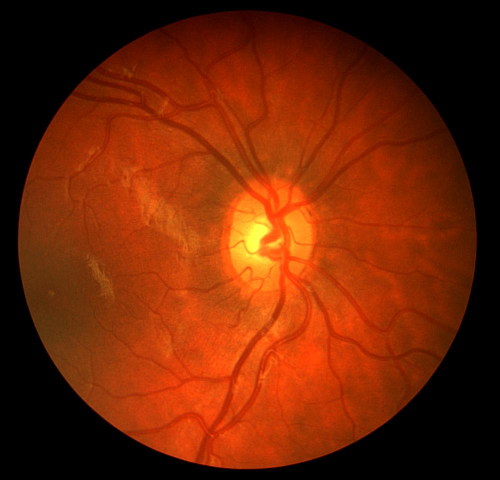
%> input picture central-system/backend/ml-pipeline/datasets/chasedb1/Image_03R.jpg, 999 x 960 px (shown at 1/2 size)
$ octave --eval "result = vesselSegmentationUnet(imread('../datasets/chasedb1/Image_03R.jpg'));"   (GNU Octave 9; MATLAB toolbox functions it lacks are replaced by stand-ins)
%> lines starting %> are read from the running program, lines starting %| are printed output that depends on the picture; in (x1, y1, x2, y2) boxes, pixels count from 0 and x2, y2 are one past the last pixel; in counts of white or black regions, pixels touching at a corner belong together; the program's own positions count from 1
### central-system/backend/ml-pipeline/segmentation/vesselSegmentationFrangi.m
function mask = vesselSegmentationFrangi(img, opts)
% VESSELSEGMENTATIONFRANGI  Classical vesselness-filter vessel segmentation.
%
%   mask = vesselSegmentationFrangi(img)
%   mask = vesselSegmentationFrangi(img, opts)
%
%   Input:
%     img  - HxWx3 uint8 fundus image (the cropped image; see the note in
%            opticDiscFovea about illumination normalisation).
%     opts - optional struct:
%              .thickness       [] - vessel widths to respond to, in pixels
%              .seedPercentile  96 - hysteresis seed cut (confidently vessel)
%              .growPercentile  86 - hysteresis growth cut (moderate, kept only
%                                    where connected to a seed)
%              .minAreaPx       [] - drop components smaller than this
%
%   Output:
%     mask - HxW logical, true = vessel.
%
%   Part of Task 4.1. Design doc §6.5 specifies a U-Net "complemented by a
%   Frangi vesselness filter (classical CV)" — so this is a documented half of
%   the design, not a stand-in for the model. It also happens to be the half
%   that works today: the U-Net needs DRIVE's 40 annotated images, which are not
%   downloaded (see datasets/README.md).
%
%   That matters beyond convenience. Task 4.4's neovascularization suspicion
%   score consumes a vessel mask, and Task 4.2 uses one to suppress false
%   microaneurysms — both are otherwise blocked behind a download. This unblocks
%   them with a mask that is real, if less accurate than a trained model's.
%
%   MATLAB's fibermetric() is the Frangi vesselness measure: it responds to
%   tubular structures at a given scale by comparing Hessian eigenvalues, which
%   is exactly the "long thin bright/dark ridge" shape a vessel has.
%
%   ── HONEST LIMITS ──────────────────────────────────────────────────────────
%   Vesselness filtering finds vessel-LIKE structure. It over-segments at lesion
%   borders and near the optic disc rim, and it thins or drops the smallest
%   capillaries. It has no ground truth behind it here, so do not report a Dice
%   or sensitivity figure from it — those numbers require DRIVE. When the U-Net
%   lands, compare the two on DRIVE's test split rather than assuming the model
%   is better.

if nargin < 2, opts = struct(); end
if size(img, 3) ~= 3
    error('vesselSegmentationFrangi: expected an HxWx3 RGB image.');
end

[H, W, ~] = size(img);
%> H = 960; W = 999

% ── Retinal mask ────────────────────────────────────────────────────────────
% The crop's black surround is a huge step edge. Vesselness would light up
% along it, producing a bright ring that is not a vessel; it is excluded, then
% eroded slightly so the rim itself cannot contribute.
gray   = rgb2gray(img);
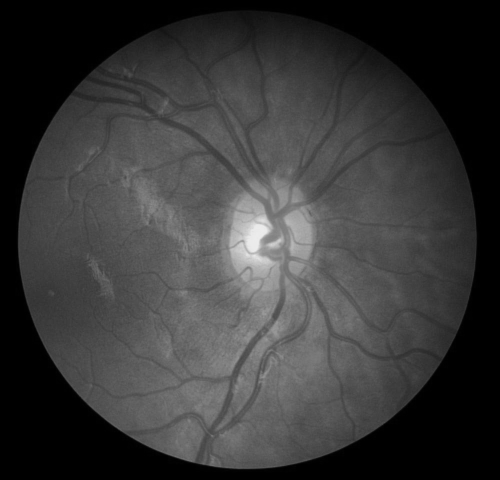
%> gray: size 960x999 uint8 (shown at 1/2 size); min 0, max 236, mean 56.2
retina = imfill(gray > 15, 'holes');
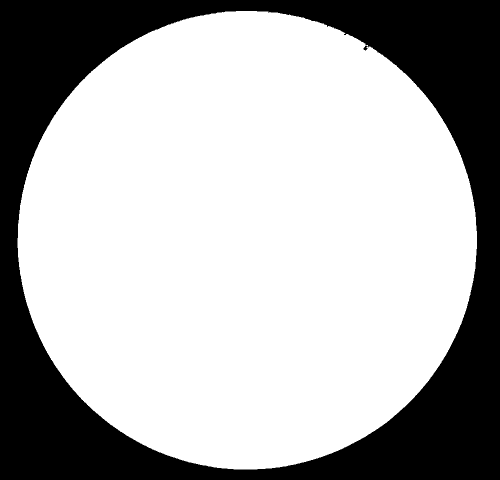
%> retina: size 960x999 logical (shown at 1/2 size); 69% white; 1 black region, box (x1, y1, x2, y2) and area: (0, 0, 999, 960) 297571
retina = bwareafilt(retina, 1);
if ~any(retina(:)), retina = true(H, W); end
retina = imerode(retina, strel('disk', max(2, round(min(H,W)/150))));
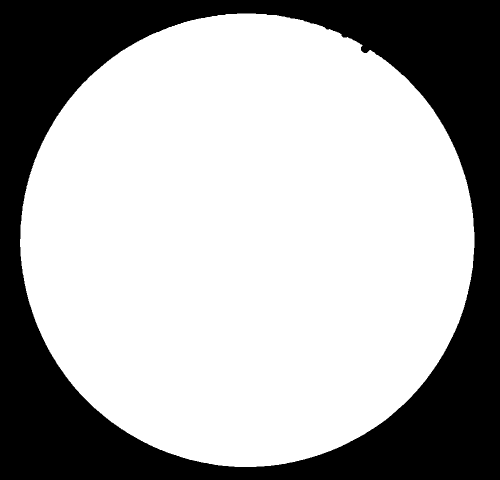
%> retina: size 960x999 logical (shown at 1/2 size); 67.4% white; 1 black region, box (x1, y1, x2, y2) and area: (0, 0, 999, 960) 312825

% ── Green channel ───────────────────────────────────────────────────────────
% Haemoglobin absorbs green strongly, so vessels are darkest and highest
% contrast there. Red is where the optic disc stands out (see opticDiscFovea);
% green is where vessels do. Using luminance blends both and weakens each.
green = double(img(:,:,2));
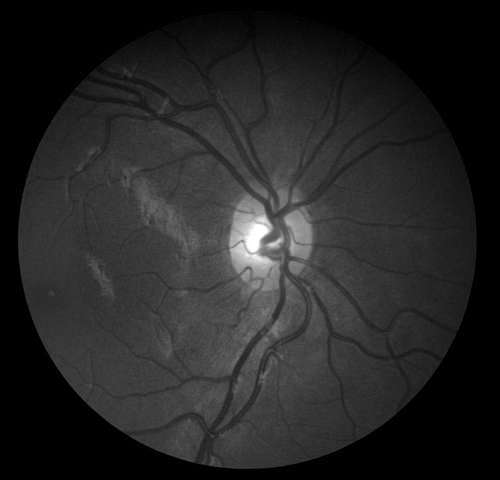
%> green: size 960x999 double (shown at 1/2 size); min 0, max 255, mean 37.3

% CLAHE before filtering: vessel contrast falls off toward the periphery, and
% without local equalisation the filter finds the arcades and misses the thin
% peripheral branches entirely.
green = adapthisteq(mat2gray(green), 'ClipLimit', 0.01, 'NumTiles', [8 8]);
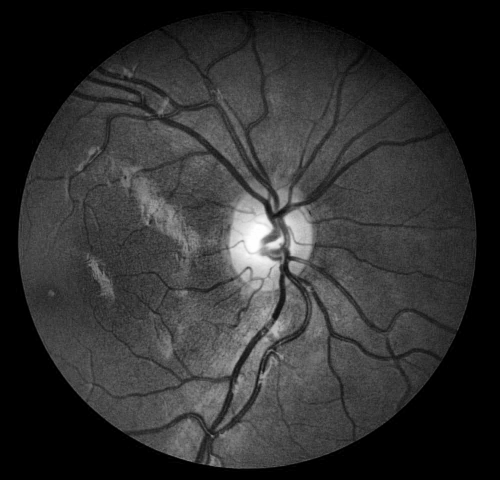
%> green: size 960x999 double (shown at 1/2 size); min 0, max 1, mean 0.192

% Vessels are DARK on a bright retina; fibermetric looks for bright ridges.
inverted = imcomplement(green);
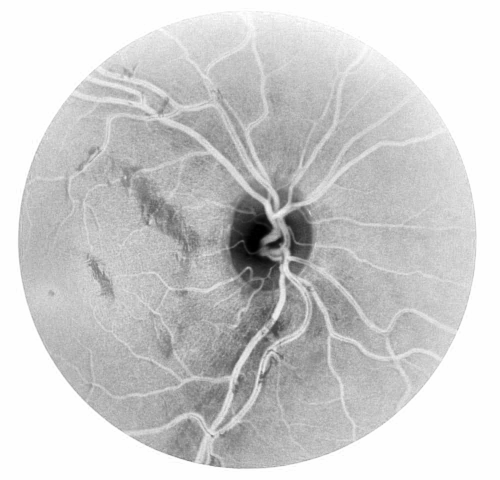
%> inverted: size 960x999 double (shown at 1/2 size); min 0, max 1, mean 0.808

% ── Multi-scale vesselness ──────────────────────────────────────────────────
% Vessel calibre spans roughly an order of magnitude between the arcades and
% the finest visible branches, and a single scale can only catch one end.
if isfield(opts, 'thickness') && ~isempty(opts.thickness)
    thickness = opts.thickness;
else
    base = max(2, round(min(H, W) / 250));
%> base = 4
    thickness = base * [1 2 3 5 8];
%> thickness = [4 8 12 20 32]
end

%> the run ends on the next line
vesselness = fibermetric(inverted, thickness, ...
                         'ObjectPolarity', 'bright', 'StructureSensitivity', 0.03);
vesselness = mat2gray(vesselness);
vesselness(~retina) = 0;

% ── Threshold: hysteresis on the in-retina distribution ─────────────────────
% NOT imbinarize(...,'adaptive'). Adaptive thresholding assumes each local
% window is roughly bimodal and splits it — but on a vesselness map almost
% every window is mostly background, so it keeps about half of the background
% too. Measured, that produced 30-39% vessel coverage on the sample images,
% against the ~8-15% a real fundus has. It looked like a tuning problem and was
% actually the wrong operator.
%
% Hysteresis is the standard choice for tracing thin connected structures:
% take confidently-vessel pixels as seeds, then grow only into moderate pixels
% that CONNECT to a seed. A thin peripheral branch attached to the arcade
% survives; an equally-bright isolated speck of background noise does not.
% imreconstruct does the growth.
%
% Percentiles are taken over retinal pixels only — including the black surround
% would drag both cut points down and reintroduce the flooding.
pHigh = getfielddef(opts, 'seedPercentile', 96);
pLow  = getfielddef(opts, 'growPercentile', 86);

vals = vesselness(retina);
if isempty(vals)
    mask = false(H, W);
    return;
end

tHigh = prctileLocal(vals, pHigh);
tLow  = prctileLocal(vals, pLow);
if ~(tHigh > tLow), tHigh = tLow + eps; end

seeds = (vesselness >= tHigh) & retina;
grow  = (vesselness >= tLow)  & retina;

mask = imreconstruct(seeds, grow);

% ── Clean up ────────────────────────────────────────────────────────────────
% Bridge one-pixel breaks where a vessel crosses another or dips in contrast,
% then drop specks. Vessels are long and connected; isolated blobs are not
% vessels whatever their vesselness score.
mask = bwmorph(mask, 'bridge');
mask = bwmorph(mask, 'clean');

if isfield(opts, 'minAreaPx') && ~isempty(opts.minAreaPx)
    minArea = opts.minAreaPx;
else
    minArea = max(10, round(H * W / 20000));
end
mask = bwareaopen(mask, minArea);

end

function v = getfielddef(s, name, dflt)
if isfield(s, name) && ~isempty(s.(name)), v = s.(name); else, v = dflt; end
end

% [7 lines left out: function prctileLocal, not called in this run]

### central-system/backend/ml-pipeline/segmentation/vesselSegmentationUnet.m
function [mask, method] = vesselSegmentationUnet(img, opts)
% VESSELSEGMENTATIONUNET  Vessel segmentation entry point (Task 4.1).
%
%   mask           = vesselSegmentationUnet(img)
%   [mask, method] = vesselSegmentationUnet(img, opts)
%
%   Input:
%     img  - HxWx3 uint8 fundus image.
%     opts - optional struct:
%              .forceMethod 'unet' | 'frangi' - skip the dispatch
%
%   Outputs:
%     mask   - HxW logical, true = vessel.
%     method - 'unet' or 'frangi': WHICH path actually produced this mask.
%
%   This is the single entry point every caller should use. It runs the trained
%   U-Net when models/vessel_unet_v1.mat is present and falls back to the
%   classical Frangi filter when it is not (design doc §6.5 pairs the two).
%
%   ── WHY method IS RETURNED, NOT JUST LOGGED ────────────────────────────────
%   A fallback that is invisible is a trap. Downstream, Task 4.4's NV suspicion
%   score and Task 4.2's false-positive suppression both consume this mask, and
%   their output means something different depending on which produced it — one
%   is a validated model, the other an unvalidated filter. Callers that record
%   or report anything derived from this mask must record the method alongside
%   it, so a number computed from the fallback is never presented as a number
%   from the trained model.
%
%   ── STATUS (corrected 2026-09-22) ──────────────────────────────────────────
%   This header used to say the U-Net "does not exist yet" and that the function
%   "always returns 'frangi'". Both are long out of date: models/vessel_unet_v1
%   is present, and it is Tanuj's PyTorch model imported from ONNX -- NOT the
%   MATLAB-trained network of trainVesselUnet.m that this file was first written
%   against. The preprocessing block below is written for that PyTorch model;
%   read its note before changing anything there.
%
%   ── THIS IS NOT THE PRODUCTION VESSEL PATH ─────────────────────────────────
%   Production vessel segmentation runs through inference/segInfer.py. This
%   function exists for MATLAB-only tooling (verifyPhase4.m). It now reproduces
%   segInfer.py's preprocessing step for step, so the masks should agree
%   closely, but that agreement is NOT asserted anywhere -- do not treat this
%   as a parity check or quote a number from it as a production number.

if nargin < 2, opts = struct(); end

thisDir   = fileparts(mfilename('fullpath'));
modelPath = fullfile(thisDir, '..', 'models', 'vessel_unet_v1.mat');

forced = '';
if isfield(opts, 'forceMethod') && ~isempty(opts.forceMethod)
    forced = lower(opts.forceMethod);
end

useUnet = isfile(modelPath);
if strcmp(forced, 'frangi'), useUnet = false; end
if strcmp(forced, 'unet')
    if ~isfile(modelPath)
        error('vesselSegmentationUnet: forceMethod=''unet'' but %s is missing.', modelPath);
    end
    useUnet = true;
end

if ~useUnet
    mask   = vesselSegmentationFrangi(img, opts);
    method = 'frangi';
    return;
end

% ── Trained U-Net path ──────────────────────────────────────────────────────
% Cached across calls: a segmentation network is tens of MB and reloading it
% per case would dominate the per-case cost once this runs in the live path —
% the same reason classifyBranchA caches Branch A.
persistent net
if isempty(net)
    % ── models/ MUST BE ON THE PATH BEFORE THIS load() ──────────────────────
    % This network was imported from ONNX, and an imported network is not
    % self-contained: importNetworkFromONNX generated its custom layer classes
    % into models/+vessel_unet_v1/, and the .mat holds REFERENCES to them.
    %
    % Without that folder on the path, load() does NOT fail. It substitutes
    % placeholder layers and returns a dlnetwork with Initialized = 0, and the
    % failure surfaces later as `Undefined function 'getExternalLayers'` -- an
    % internal name that mentions neither this file, nor a missing path, nor
    % the word ONNX. That is the verifyPhase4.m crash: it never reached the NV
    % computation because it died here, looking like a corrupt model file.
    %
    % Nothing else on this code path adds models/ -- callers reach this
    % function directly -- so it is added here rather than assumed.
    if ~isdeployed
        addpath(fullfile(thisDir, '..', 'models'));
    end

    loaded = load(modelPath, 'net');
    net    = loaded.net;

    % Placeholder layers are the silent failure above. Caught here, while the
    % cause is still nameable, instead of several calls later.
    if isa(net, 'dlnetwork') && ~net.Initialized
        net = [];
        error('vesselSegmentationUnet:netNotInitialized', ...
            ['%s loaded but is not initialized -- its custom layer classes ' ...
             '(models/+vessel_unet_v1) were not found on the path, so load() ' ...
             'substituted placeholders.'], modelPath);
    end
end

% ── PREPROCESSING MUST MATCH segInfer.py EXACTLY ───────────────────────────
% models/vessel_unet_v1.mat is no longer the MATLAB-trained U-Net this file was
% written for (trainVesselUnet.m, 3-channel RGB). It is the ONNX import of the
% PyTorch model, and it wants a very specific input. Three things were wrong
% here, and only the first announced itself:
%
%   1. CHANNELS. The net declares in_channels=1 and is fed the GREEN channel
%      (segInfer.py: `green = bgr[:, :, 1]`) -- green carries the most
%      vessel-to-background contrast. Passing RGB raised "expects channel
%      dimension size 1 but received size 3" on every call, which is why this
%      path had not worked at all since the model was swapped.
%   2. GEOMETRY. A plain imresize to a square squashes a 3:2 fundus photograph
%      and breaks vessels into fragments -- verifyPhase4.m's "connected tree,
%      not speckle" check failed with the largest component at 9-18% of the
%      mask. segInfer.py aspect-pads instead, and its own comment is explicit
%      that "the pad must be reproduced exactly or the model sees an input
%      unlike anything it was trained on" (it trained on near-square CHASE_DB1,
%      where the pad barely showed).
%   3. SCALE. Trained on [-1, 1], not 0-255.
%
% None of 2 or 3 would have errored. They return a mask-shaped array of the
% right size that is simply wrong, which is how they survived unnoticed.
inputSize = net.Layers(1).InputSize;
side = inputSize(1);

if numel(inputSize) >= 3 && inputSize(3) == 1 && size(img, 3) == 3
    plane = img(:, :, 2);
elseif numel(inputSize) >= 3 && inputSize(3) == size(img, 3)
    plane = img;
else
    error('vesselSegmentationUnet:channelMismatch', ...
        ['%s expects %d input channel(s) but the image has %d, and no ' ...
         'conversion is defined for that combination.'], ...
        modelPath, inputSize(3), size(img, 3));
end

% Aspect-preserving resize, then centre zero-pad -- segInfer.py's _aspect_pad.
% 'bilinear' matches its INTER_LINEAR, which that file notes is verified PER
% MODEL (M2 needs LINEAR, M3 needs AREA); do not "unify" it.
%
% 'Antialiasing', false IS LOAD-BEARING. MATLAB's imresize low-pass filters
% when DOWNsampling and OpenCV's INTER_LINEAR does not, so the default blurs
% away exactly the one-to-two-pixel structures this model is looking for. With
% antialiasing on, the mask came out as speckle -- largest connected component
% 9% of the mask, against 55% for the Python path on the same image -- while
% the vessel FRACTION stayed plausible (7.8% vs 5.6%), so every summary number
% looked fine and only the connectivity assertion caught it.
[h0, w0, ~] = size(img);
scale = side / max(h0, w0);
nw = round(w0 * scale);
nh = round(h0 * scale);
inner = imresize(plane, [nh nw], 'bilinear', 'Antialiasing', false);
padded = zeros(side, side, size(inner, 3), 'like', inner);
ox = floor((side - nw) / 2);
oy = floor((side - nh) / 2);
padded(oy+1:oy+nh, ox+1:ox+nw, :) = inner;

x = (double(padded) / 255 - 0.5) / 0.5;

scores = predict(net, single(x));
if isa(scores, 'dlarray'), scores = extractdata(scores); end

% The single-output PyTorch net emits LOGITS; segInfer.py sigmoids before
% thresholding at 0.5. Thresholding a raw logit at 0.5 is a different operating
% point (sigmoid(0.5) = 0.62) and under-segments rather than failing. The
% 2-channel MATLAB-trained net already emits softmax probabilities.
if size(scores, 3) == 1
    prob = 1 ./ (1 + exp(-double(scores)));
else
    % Channel 2 is the vessel class (1 = background), matching how
    % trainVesselUnet.m orders its pixel labels.
    prob = double(scores(:, :, 2));
end

% Undo the pad BEFORE resizing back: the padding is not part of the image, and
% resizing it in would drag black bands into the retina (segInfer.py's note).
prob = prob(oy+1:oy+nh, ox+1:ox+nw);
mask = imresize(prob, [h0, w0], 'bilinear') > 0.5;
method = 'unet';
end
